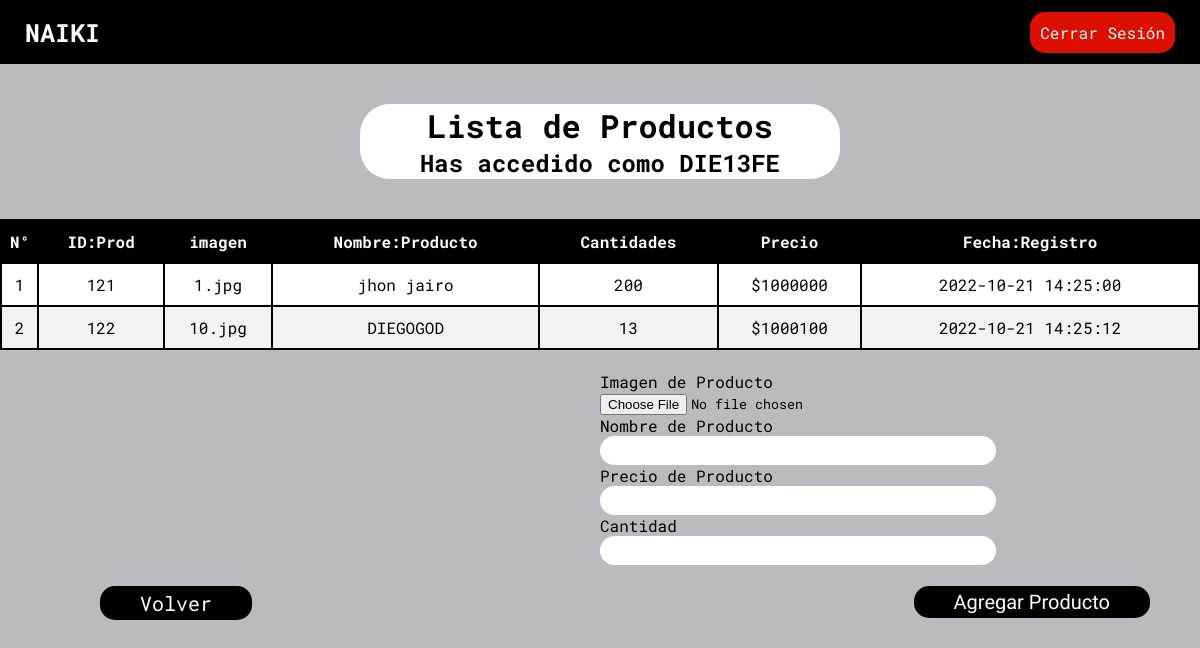
Page /inventario/agregarProductos.php (signed in) on the committed database.
### tables this page shows
CREATE TABLE `product` (
  `id` int(11) NOT NULL,
  `proname` varchar(100) NOT NULL,
  `img` varchar(50) NOT NULL,
  `amount` varchar(100) NOT NULL,
  `precio` float NOT NULL,
  `time` timestamp NOT NULL DEFAULT current_timestamp()
);

### inventario/agregarProductos.php (the view, shortened to what this page needs)
<?php
require_once "Database/Database.php";
$username = $_SESSION['username'];
$sql_fetch_todos = "SELECT * FROM product ORDER BY id ASC";
$query = mysqli_query($conn, $sql_fetch_todos);
?>
<!doctype html>
<html lang="es">
<head>
    <?php include 'header.php';?>
</head>
<body>
    <header>
        <h3>NAIKI</h3>
        <a name="" id="" class="button-logout" href="cerrarSesion.php" role="button">Cerrar Sesión</a>
    </header>
    <div class="container">
        <h1>Lista de Productos</h1>
        <h2>Has accedido como <?php echo $str = strtoupper($username) ?></h2>
    </div>
    <div class="table-product">
        <table class="table">
            <thead class="thead-dark">
                <tr>
                <th scope="col">N°</th>
                <th scope="col">ID:Prod</th>
                <th Scope="col">imagen</th>
                <th scope="col">Nombre:Producto</th>
                <th scope="col">Cantidades</th>
                <th scope="col">Precio</th>
                <th scope="col">Fecha:Registro</th>
                </tr>
            </thead>
            <tbody>
                <?php
                $idpro = 1;
                while ($row = mysqli_fetch_array($query)) { ?>
                    <tr>
                    <td scope="row"><?php echo $idpro ?></td>
                        <td><?php echo $row['id'] ?></td>
                        <td><?php echo $row['img'] ?></td>
                        <td><?php echo $row['proname'] ?></td>
                        <td><?php echo $row['amount'] ?></td>
                        <td><?php echo "$" . $row['precio'] ?></td>
                        <td class="timeregis"><?php echo $row['time'] ?></td>
                    </tr>
                <?php
                    $idpro++;
                } ?>
            </tbody>
        </table>
        <br>
        <div class="addproduct">
            <form method="POST" action="main/codAgregarProductos.php" enctype="multipart/form-data">
                <div class="form-group">
                    <label for="exampleInputEmail1">Imagen de Producto</label>
                    <br>
                    <input type="file" class="form-control" name="imagen" required>
                </div>
                <div class="form-group">
                    <label for="exampleInputEmail1">Nombre de Producto</label>
                    <br>
                    <input type="text" class="form-control" name="name" required>
                </div>
                <div class="form-group">
                    <label for="exampleInputEmail1">Precio de Producto</label>
                    <br>
                    <input type="text" class="form-control" name="cash" required>
                </div>
                <div class="form-group">
                    <label for="exampleInputPassword1">Cantidad</label>
                    <br>
                    <input type="number" class="form-control" name="amount" required>
                </div>
                <br>
                <div class="form-button">
                    <button type="submit" class="modify" style="float:right">Agregar Producto</button>
                    <a name="" id="" class="return" href="productos.php" role="button" style="float:left">Volver</a>
                </div>
            </form>
        </div>
    </div>
</body>
</html>

### inventario/style.css (style rules this page uses)
* { margin: 0; padding: 0; box-sizing: border-box; font-family: 'Roboto Mono', monospace; }
:root { --color-negro: #1F1518; --color-bordo:#8B2C26; --color-rojo-claro: #dc0f00; --color-gris:#c3c3c3; --color-blanco:#FFFFFF; --color-deg: linear-gradient(90deg, #1F1518, #8B2C26); --family-titulo: 'Dancing Script'; }
body { background: #B8BBBF; }
header { position: sticky; top: 0; display: flex; justify-content: space-between; align-items: center; height: 8vh; width: 100%; color: #fff; background-color: #000000; padding: 0 25px; }
header h3 { font-size: 25px; }
.button-logout { text-decoration: none; border-radius: 15px; background-color: #dc0f00; padding: 10px 10px 10px 10px; color: white; transition: 0.5s; }
.container { margin: 40px auto; border-radius: 30px; text-align: center; background-color: white; width: 40%; }
table { background: #000; }
table th, tr, td { padding: 10px 0px 10px 0px; text-align: center; }
table { width: 100%; }
th { color: white; background-color: #000000; }
tr { background-color: white; }
tr:nth-child(even) { background-color: #f2f2f2; }
.timeregis { text-align: center; }
.modify { text-align: center; }
.form-group { margin-left: 600px; }
.addproduct [type=text], [type=number] { font-family: "Mitr", sans-serif; border-radius: 15px; border: transparent; padding: 7px 200px 7px 5px; }
.addproduct .return { border-radius: 15px; background-color: #000000; color: #FFFFFF; text-decoration: none; padding: 4px 40px 4px 40px; margin: 0px 0px 50px 100px; font-size: 20px; transition: 0.5s; }
.addproduct .modify { border-radius: 15px; border: transparent; color: white; padding: 4px 40px 4px 40px; margin: 0px 50px 50px 100px; font-size: 20px; border-collapse: collapse; background-color: #000000; font-family: "Mitr", sans-serif; transition: 0.5s; }

### rows in the picture
product: id "121", img "1.jpg", proname "jhon jairo", amount "200", precio "1000000", time "2022-10-21 14:25:00"
product: id "122", img "10.jpg", proname "DIEGOGOD", amount "13", precio "1000100", time "2022-10-21 14:25:12"

### other values in the picture
$str = strtoupper($username) "DIE13FE"
